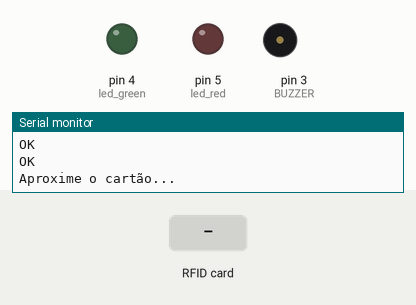
This sketch was run on a simulated Arduino Uno, built with avr-gcc and run on an emulated ATmega328P. Parts: output pins drawn as LEDs (lit = HIGH), buzzer (waves = sounding), the last lines printed to the serial monitor. The inputs (shaded band) are chosen by the test bench. The modem accepts every AT command (registered, SIM ready, sends succeed) and sends nothing else; pins used as bus, display or sensor lines are not drawn.

Above: at 19.3 s.
19.4 s: RFID card 5E 7A 19 C4 held to the reader
At 19.8 s:
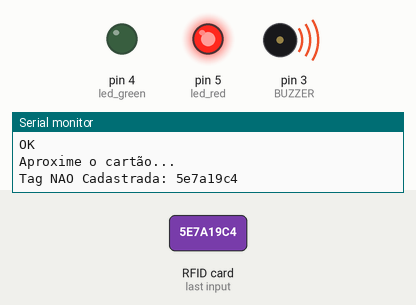
Timing chart, 0 to 22.4 s (numbered marks = the images above; inputs shaded):
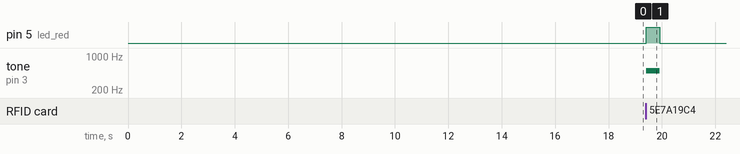

Measured:
- after the input at 19.4 s, pin 5 (led_red): LOW → HIGH at once, → LOW 0.50 s later; tone on pin 3 (BUZZER): silent → 500 Hz at once, → silent 0.50 s later

The sketch:

cadastro.ino
```cpp
/*
-------- CADASTRO------------
Autora: Luiza Cezario
*/

//Bibliotecas
#include "SPI.h"
#include "MFRC522.h"
#include "WiFiEsp.h"
#include <SoftwareSerial.h>

//Pinos
#define SS_PIN 10
#define RST_PIN 9
#define DEBUG true
#define BUZZER 3
#define led_green 4
#define led_red 5

String ssid = "Inst Brasilia de Tec e Inov 2G";
String pass = "#ibti@2019";
String strID = "";
String servidor = "192.168.2.113";
String uri = "/WiFiRFID?RFID=";
String sendData(String command, const int timeout, boolean debug);


struct Tags
{
  String id;
  String name;
};

struct Tags registeredTags = {"dbd543a", "Renato"};
String tagID = ""; //Variável que armazenará o ID da Tag
bool cadastrado = false; //Variável que verifica o cadastro

//Vetor responsável por armazenar os ID's das Tag's cadastradas
/*
String registeredTags [] = {"4bd8851b",
                            "id 2",
                            "id 3"};
*/

MFRC522 RFID (SS_PIN, RST_PIN);    // Cria uma nova instância para o leitor e passa os pinos como parâmetro
SoftwareSerial wifi(6, 7);//conexão com wifi

void setup ()
{
  Serial.begin (9600);             // Inicializa a comunicação Serial
  SPI.begin ();                    // Inicializa comunicacao SPI
  RFID.PCD_Init ();                // Inicializa o leitor RFID
  pinMode (led_green, OUTPUT);     // Declara o pino do led verde como saída
  pinMode (led_red, OUTPUT);  // Declara o pino do led vermelho como saída
  pinMode (BUZZER, OUTPUT);        // Declara o pino do buzzer como saída
  RFID.PCD_SetAntennaGain(RFID.RxGain_max);

 Serial.begin(9600);//executa o monitor serial
  wifi.begin(9600);//monitora o wifi pelo monitor serial

  //Lista as oonexoes disponiveis
  sendData("AT+CWLAP\r\n", 2000, DEBUG);

  // Configura o mode de operacao
  // ? -Lista modos validos, 1- Modo Cliente, 2- Modo Host, 3-Cliente e Host
  sendData("AT+CWMODE=1\r\n",2000,DEBUG);

  // Reseta a ESP-01
 //sendData("AT+RST\r\n", 2000, DEBUG); // rst

 // conecta a rede escolhida
  sendData("AT+CWJAP=\""+ssid+"\",\""+pass+"\"\r\n",10000,DEBUG);

  // Lista o ip adquirido pela ESP-01
  sendData("AT+CIFSR\r\n", 2000, DEBUG);

  // Configura para multiplas conexoes
  sendData("AT+CIPMUX=1\r\n", 2000, DEBUG);

  //server.begin();
  Serial.println("Aproxime o cartão...");//Apenas mostra no monitor quando for a hora de aproximar o RFID card
}

void loop ()
{
  //Inicialmente tagID deve estar vazia.
  tagID = "";

  // Verifica se existe uma Tag presente
  if (!RFID.PICC_IsNewCardPresent () || !RFID.PICC_ReadCardSerial ())
  {
    delay (100);
    return;
  }

  // Pega o ID da Tag através da função RFID.uid e Armazena o ID na variável tagID
  for (byte i = 0; i < RFID.uid.size; i++)
  {
    tagID.concat (String (RFID.uid.uidByte [i], HEX));
  }

  //Compara o valor do ID lido com os IDs armazenados no vetor registeredTags.name
  for (int i = 0; i < (sizeof (registeredTags.id) / sizeof (String)); i++)
  {
    if (tagID.equalsIgnoreCase (registeredTags.id))
    {
        cadastrado = true; //Variável access assume valor verdadeiro caso o ID Lido esteja cadastrado
    }else
    {
      cadastrado = false;
    }
  }

  String dado = "";

  if (cadastrado == true) //Se a variável access for verdadeira será chamada a função accessGranted()
  {
    accessGranted ();
    Serial.println("Tag já Cadastrada: " + registeredTags.name);
    dado.concat("TagCadastrada" + registeredTags.name);
  }else{                  //Se não será chamada a função accessDenied()
    accessDenied ();
    Serial.println("Cadastro Realizado");
    dado.concat("TagNaoCadastrada" + tagID);}

  delay (1000);           //aguarda 2 segundos para efetuar uma nova leitura

  //String dado = tagID;//variavel que recebe o HEX em String
  Serial.println("\n"+ dado );//mostrao HEX que do RFID
  dado.toUpperCase();//passa de letra minuscula para mauscula antes de enviar
  //rfid.PICC_HaltA();
  //rfid.PCD_StopCrypto1();


  //Dados que serão enviados
  String get = "GET " + uri + dado + " HTTP/1.0\r\n" + "Host:" + servidor +"\r\n" + "Connection: close\r\n\r\n";

  //Envia Dados
  String cipSend = "AT+CIPSEND=";

  cipSend += 2;
  cipSend += ",";
  cipSend += get.length();
  cipSend += "\r\n";

  // Escolhe entre conexão TCP ou UDP com o servidor.
  // Id identificador, endereço do servidos e porta
  sendData("AT+CIPSTART=2,\"TCP\",\"" + servidor + "\",5000\r\n",5000,DEBUG);

  //envia primeiro o tamanho dos dados, e depois os dados
  sendData(cipSend, 3000, DEBUG);
  sendData(get, 3000, DEBUG);
  tagID="";


  //Encerra o comando
  String closeCommand = "AT+CIPCLOSE=";
  closeCommand+=2;
  closeCommand+="\r\n";
  //envia os comandos de encerramento
  sendData(closeCommand, 2000, false);//esta linha está como false porem é certo é o DEBUG

}

void accessGranted ()
{
  Serial.println ("Tag Cadastrada: " + registeredTags.name); //Exibe a mensagem "Tag Cadastrada" e o ID da tag não cadastrada

  int count = 2; //definindo a quantidade de bips
  for (int j = 0; j < count; j++)
  {
    //Ligando o buzzer com uma frequência de 1500 hz e ligando o led verde.
    tone (BUZZER, 1500);
    digitalWrite (led_green, HIGH);
    delay (100);

    //Desligando o buzzer e led verde.
    noTone (BUZZER);
    digitalWrite (led_green, LOW);
    delay (100);
  }
  cadastrado = false;  //Seta a variável access como false novamente
}

void accessDenied ()
{
  Serial.println ("Tag NAO Cadastrada: " + tagID); //Exibe a mensagem "Tag NAO Cadastrada" e o ID da tag cadastrada

  int count = 1;  //definindo a quantidade de bips
  for (int j = 0; j < count; j++)
  {
    //Ligando o buzzer com uma frequência de 500 hz e ligando o led vermelho.
    tone (BUZZER, 500);
    digitalWrite (led_red, HIGH);
    delay (500);

    //Desligando o buzzer e o led vermelho.
    noTone (BUZZER);
    digitalWrite (led_red, LOW);
    delay (500);
  }
}

 String sendData(String command, const int timeout, boolean debug){
    String response = "";
    wifi.print(command);
    long int time = millis();

    while((time + timeout) > millis()){
      while(wifi.available()){
        char c = wifi.read();
        response += c;
      }
    }
    if(debug){
      Serial.print(response);
    }
    return response;
  }
```
